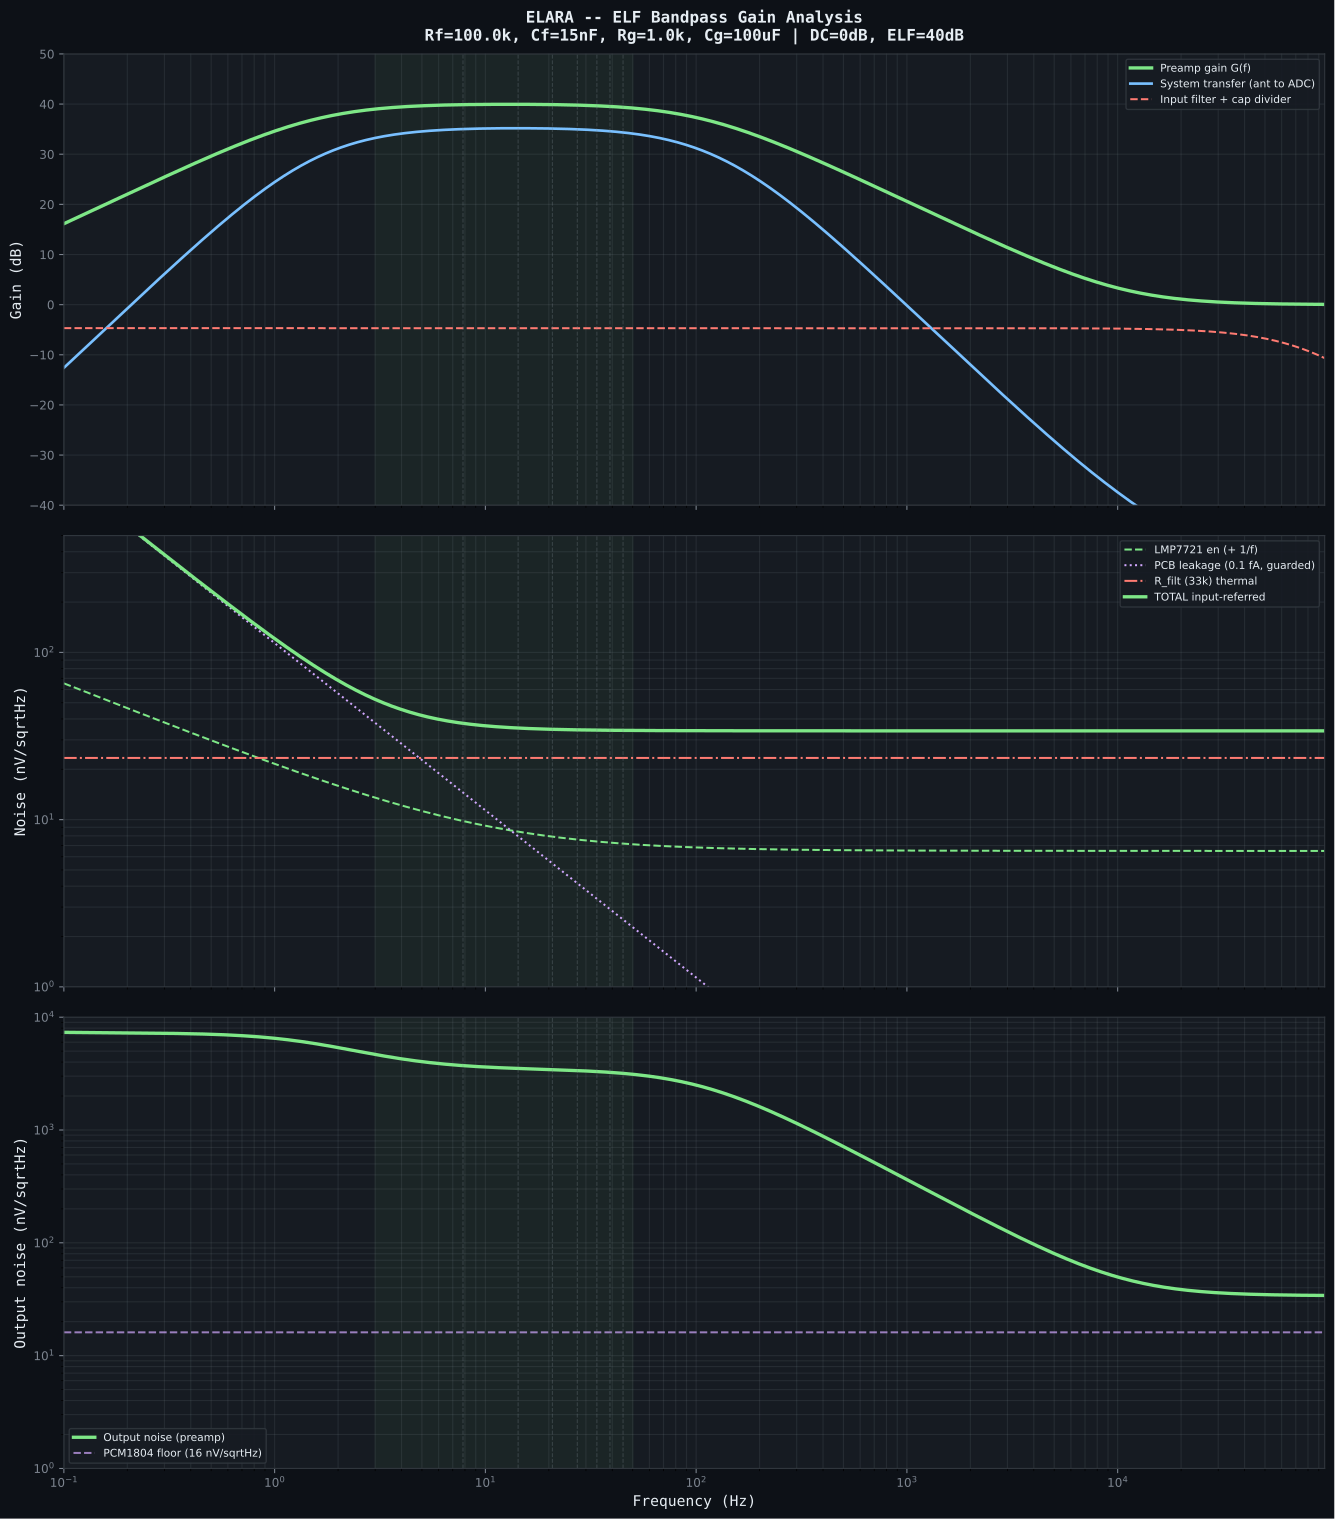

Reproduce this figure in Python.
#!/usr/bin/env python3
"""
ELARA -- LMP7721 Feedback Network Analysis (ELF-optimised)

Models the bandpass gain topology:
    Rf (100k) + Cf (15nF) in parallel: IN- to VOUT (feedback)
    Rg (1k) + Cg (100uF) in series:   IN- to GND (ground ref)

Transfer function:
    G(f) = 1 + Zf/Zg
    where Zf = Rf / (1 + jwRfCf)
          Zg = Rg + 1/(jwCg) = (1 + jwRgCg) / (jwCg)

    G(f) = 1 + jwRfCg / ((1 + jwRfCf)(1 + jwRgCg))

Gain profile:
    DC:           0 dB  (Cg blocks DC)
    ~1.6-106 Hz: 40 dB  (flat across Schumann band)
    Above 106 Hz: rolls off -20 dB/dec (Cf shorts Rf)

Also models output coupling (C_out) and AA filter (R_AA + C_AA).

Author: Matej + Claude, March 2026
"""

import numpy as np
import os

try:
    import os as _os
    _os.environ.setdefault("SOURCE_DATE_EPOCH", "0")   # fixed SVG date: no churn on re-runs
    import matplotlib
    matplotlib.use("Agg")
    # project fonts and SVG settings (repo-root matplotlibrc), not the system matplotlibrc
    matplotlib.rc_file(_os.path.join(_os.path.dirname(_os.path.abspath(__file__)), "..", "..", "matplotlibrc"))
    import matplotlib.pyplot as plt
    HAS_MATPLOTLIB = True
except ImportError:
    HAS_MATPLOTLIB = False

k_B = 1.380649e-23
T = 300.0

# ===========================================================================
# New ELF-optimised design
# ===========================================================================
RF = 100e3        # Feedback resistor (IN- to VOUT)
CF = 15e-9        # Feedback cap (across Rf) — C0G/NP0
RG = 1.0e3        # Ground-reference resistor (IN- to Cg, returned to GND)
CG = 100e-6       # DC blocking cap (in series with Rg) — polypropylene film
C_OUT = 10e-6     # Output coupling cap — film
R_AA = 10e3       # Anti-aliasing filter resistor
C_AA = 100e-9     # Anti-aliasing filter cap — C0G/NP0

# Input filter
R_FILT = 33e3     # Two 33k filter resistors (optimised for noise vs AM rejection)
C_FILT = 50e-12   # Two 50 pF air-gap caps (100 pF total)

# Antenna
C_ANT = 140e-12   # Antenna capacitance

# LMP7721 specs
EN_LMP7721 = 6.5e-9
EN_1F_CORNER = 10.0
IN_LMP7721 = 0.01e-15
I_PCB = 0.1e-15

# PCM1804 specs
ADC_FS_VPP = 5.0       # ±2.5V differential input
ADC_SNR_DB = 111.0     # 111 dB SNR (A-weighted)
ADC_SAMPLE_RATE = 192000  # 192 kHz quad-rate

# Schumann resonances
SCHUMANN = {"SR1": 7.83, "SR2": 14.3, "SR3": 20.8, "SR4": 27.3,
            "SR5": 33.8, "SR6": 39.0, "SR7": 45.0}

f = np.logspace(-1, np.log10(ADC_SAMPLE_RATE / 2), 4000)  # 0.1 Hz to Nyquist


def thermal_noise(R):
    return np.sqrt(4.0 * k_B * T * R)


def en_1f(freq):
    return EN_LMP7721 * np.sqrt(1.0 + EN_1F_CORNER / freq)


def source_impedance(freq):
    return 1.0 / (2.0 * np.pi * freq * C_ANT)


def preamp_gain(freq):
    """Preamp voltage gain G(f) with bandpass topology."""
    w = 2.0 * np.pi * freq
    # Zf = Rf / (1 + jwRfCf)
    # Zg = (1 + jwRgCg) / (jwCg)
    # G = 1 + Zf/Zg = 1 + jwRfCg / ((1+jwRfCf)(1+jwRgCg))
    a = 1j * w * RF * CF  # high-freq parameter
    b = 1j * w * RG * CG  # low-freq parameter
    G = 1.0 + 1j * w * RF * CG / ((1.0 + a) * (1.0 + b))
    return G


def output_coupling(freq):
    """High-pass from C_out + R_AA."""
    w = 2.0 * np.pi * freq
    # C_out in series with R_AA forms HP: H = jwC_out*R_AA / (1 + jwC_out*R_AA)
    s = 1j * w * C_OUT * R_AA
    return s / (1.0 + s)


def aa_filter(freq):
    """Low-pass from R_AA + C_AA."""
    w = 2.0 * np.pi * freq
    return 1.0 / (1.0 + 1j * w * R_AA * C_AA)


def input_filter(freq):
    """2-stage RC low-pass input filter."""
    w = 2.0 * np.pi * freq
    fc = 1.0 / (2.0 * np.pi * R_FILT * C_FILT)
    H_one = 1.0 / (1.0 + 1j * w * R_FILT * C_FILT)
    return H_one ** 2  # 2 stages


def cap_divider_loss():
    """Signal loss from capacitive voltage divider (frequency-independent at ELF)."""
    return C_ANT / (C_ANT + 2 * C_FILT)


def system_transfer(freq):
    """Complete system transfer function: antenna to ADC input."""
    H_div = cap_divider_loss()
    H_filt = input_filter(freq)
    G_preamp = preamp_gain(freq)
    H_cout = output_coupling(freq)
    H_aa = aa_filter(freq)
    return H_div * H_filt * G_preamp * H_cout * H_aa


def print_analysis():
    print("=" * 100)
    print("ELARA -- ELF Preamp Gain & Noise Analysis (Bandpass Topology)")
    print("=" * 100)

    # Component values
    f_low = 1.0 / (2.0 * np.pi * RG * CG)
    f_high = 1.0 / (2.0 * np.pi * RF * CF)
    G_mid = 1.0 + RF / RG
    f_hp_out = 1.0 / (2.0 * np.pi * C_OUT * R_AA)
    f_lp_aa = 1.0 / (2.0 * np.pi * R_AA * C_AA)

    print(f"\n  Feedback: Rf={RF/1e3:.1f}k, Cf={CF*1e9:.0f}nF, Rg={RG/1e3:.1f}k, Cg={CG*1e6:.0f}uF")
    print(f"  Midband gain: {G_mid:.1f} ({20*np.log10(G_mid):.1f} dB)")
    print(f"  Low corner (Cg): f_low = {f_low:.2f} Hz")
    print(f"  High corner (Cf): f_high = {f_high:.1f} Hz")
    print(f"  Output HP (C_out+R_AA): f_hp = {f_hp_out:.2f} Hz")
    print(f"  AA LP (R_AA+C_AA): f_lp = {f_lp_aa:.1f} Hz")

    # Gain at Schumann frequencies
    print(f"\n{'PREAMP GAIN at Schumann resonances':}")
    print(f"  {'Freq':>8}  {'|G| (dB)':>10}  {'|G| (lin)':>10}")
    print(f"  {'-'*35}")
    for name, freq in SCHUMANN.items():
        G = preamp_gain(np.array([freq]))
        G_mag = np.abs(G[0])
        G_db = 20.0 * np.log10(G_mag)
        print(f"  {freq:>6.2f} Hz  {G_db:>8.2f} dB  {G_mag:>8.2f}x   {name}")

    # System transfer at key frequencies
    print(f"\n{'SYSTEM TRANSFER (antenna to ADC) at key frequencies':}")
    print(f"  {'Freq':>8}  {'Preamp':>10}  {'Input filt':>10}  {'Cap div':>10}  "
          f"{'Out+AA':>10}  {'TOTAL':>10}")
    print(f"  {'-'*65}")
    for freq_val in [1.0, 7.83, 14.3, 45.0, 100.0, 1000.0, 10000.0]:
        fv = np.array([freq_val])
        g_pre = np.abs(preamp_gain(fv)[0])
        h_filt = np.abs(input_filter(fv)[0])
        h_div = cap_divider_loss()
        h_out = np.abs(output_coupling(fv)[0]) * np.abs(aa_filter(fv)[0])
        h_total = np.abs(system_transfer(fv)[0])
        print(f"  {freq_val:>7.1f}Hz  {20*np.log10(g_pre):>8.1f}dB  "
              f"{20*np.log10(h_filt):>8.1f}dB  {20*np.log10(h_div):>8.1f}dB  "
              f"{20*np.log10(h_out):>8.1f}dB  {20*np.log10(h_total):>8.1f}dB")

    # Noise analysis
    print(f"\n{'NOISE BUDGET (input-referred, nV/sqrtHz)':}")
    print(f"  {'Freq':>8}  {'en(1/f)':>8}  {'in*Z':>8}  {'PCB':>8}  "
          f"{'Rf':>8}  {'Rg':>8}  {'R_filt':>8}  {'TOTAL':>8}")
    print(f"  {'-'*70}")

    for freq_val in [7.83, 14.3, 45.0, 100.0]:
        fv = np.array([freq_val])
        Z = source_impedance(fv)[0]
        e_v = en_1f(fv)[0]
        e_i = IN_LMP7721 * Z
        e_pcb = I_PCB * Z
        e_rf = thermal_noise(RF)
        e_rg = thermal_noise(RG)
        e_rfilt = thermal_noise(R_FILT)
        # Rf and Rg noise referred to input: divide by gain
        G_mag = np.abs(preamp_gain(fv)[0])
        e_rf_inp = e_rf / G_mag  # Rf noise at output, referred back to input
        e_rg_inp = e_rg  # Rg noise appears at IN-, same as input
        e_total = np.sqrt(e_v**2 + e_i**2 + e_pcb**2 + e_rf_inp**2
                          + e_rg_inp**2 + 2 * e_rfilt**2)
        print(f"  {freq_val:>6.1f}Hz  {e_v*1e9:>7.2f}  {e_i*1e9:>7.2f}  {e_pcb*1e9:>7.2f}  "
              f"{e_rf_inp*1e9:>7.2f}  {e_rg_inp*1e9:>7.2f}  {e_rfilt*1e9:>7.2f}  {e_total*1e9:>7.2f}")

    # Output noise and ADC comparison
    v_fs_rms = ADC_FS_VPP / (2 * np.sqrt(2))
    adc_noise_density = v_fs_rms / 10**(ADC_SNR_DB / 20) / np.sqrt(ADC_SAMPLE_RATE / 2)

    print(f"\n  PCM1804 noise floor: {adc_noise_density*1e9:.1f} nV/sqrtHz "
          f"(at {ADC_SAMPLE_RATE} SPS, {ADC_SNR_DB} dB SNR)")

    # Signal levels
    print(f"\n{'SIGNAL LEVELS (1 mV at antenna, typical Schumann)':}")
    for name, freq in list(SCHUMANN.items())[:3]:
        fv = np.array([freq])
        H = np.abs(system_transfer(fv)[0])
        v_out = 1e-3 * H  # 1 mV at antenna
        print(f"  {name} ({freq:.2f} Hz): V_out = {v_out*1e6:.1f} uV "
              f"(system gain = {20*np.log10(H):.1f} dB)")

    headroom = ADC_FS_VPP / 2 / (np.abs(preamp_gain(np.array([7.83]))[0]))
    print(f"\n  Max input before clipping (at SR1): {headroom*1e3:.1f} mV peak")
    print(f"  Schumann signals are ~0.1-1 mV -> plenty of headroom")


def plot_analysis():
    if not HAS_MATPLOTLIB:
        print("\nmatplotlib not available -- skipping plot")
        return

    BG = "#0d1117"
    TEXT = "#e6edf3"
    SUBTLE = "#7d8590"
    PANEL = "#161b22"
    BORDER = "#30363d"

    fig, axes = plt.subplots(3, 1, figsize=(14, 16), sharex=True)
    fig.patch.set_facecolor(BG)

    for ax in axes:
        ax.set_facecolor(PANEL)
        ax.tick_params(colors=SUBTLE, labelsize=9)
        ax.grid(True, which="both", alpha=0.15, color=SUBTLE)
        for spine in ax.spines.values():
            spine.set_color(BORDER)

    # ===== Plot 1: Gain curves =====
    ax1 = axes[0]
    G_preamp = np.abs(preamp_gain(f))
    H_system = np.abs(system_transfer(f))
    H_filt = np.abs(input_filter(f))

    ax1.semilogx(f, 20 * np.log10(G_preamp), color="#7ee787", linewidth=2.5,
                 label="Preamp gain G(f)")
    ax1.semilogx(f, 20 * np.log10(H_system), color="#79c0ff", linewidth=2,
                 label="System transfer (ant to ADC)")
    ax1.semilogx(f, 20 * np.log10(H_filt * cap_divider_loss()),
                 color="#ff7b72", linewidth=1.5, linestyle="--",
                 label="Input filter + cap divider")

    ax1.set_ylabel("Gain (dB)", fontsize=11, color=TEXT, fontfamily="monospace")
    ax1.set_title("ELARA -- ELF Bandpass Gain Analysis\n"
                  f"Rf={RF/1e3:.1f}k, Cf={CF*1e9:.0f}nF, Rg={RG/1e3:.1f}k, "
                  f"Cg={CG*1e6:.0f}uF | DC=0dB, ELF=40dB",
                  fontsize=12, fontweight="bold", color=TEXT,
                  fontfamily="monospace", pad=10)
    ax1.set_ylim(-40, 50)
    legend1 = ax1.legend(loc="upper right", fontsize=8, facecolor=PANEL,
                         edgecolor=BORDER, labelcolor=TEXT)
    legend1.get_frame().set_alpha(0.9)

    # ===== Plot 2: Noise =====
    ax2 = axes[1]
    Z_src = source_impedance(f)
    e_amp = en_1f(f)
    e_current = IN_LMP7721 * Z_src
    e_pcb = I_PCB * Z_src
    e_rfilt = thermal_noise(R_FILT) * np.ones_like(f)
    e_rg = thermal_noise(RG) * np.ones_like(f)
    e_total_input = np.sqrt(e_amp**2 + e_current**2 + e_pcb**2
                            + 2 * e_rfilt**2 + e_rg**2)

    ax2.loglog(f, e_amp * 1e9, color="#7ee787", linewidth=1.5, linestyle="--",
               label="LMP7721 en (+ 1/f)")
    ax2.loglog(f, e_pcb * 1e9, color="#d2a8ff", linewidth=1.5, linestyle=":",
               label="PCB leakage (0.1 fA, guarded)")
    ax2.loglog(f, e_rfilt * 1e9, color="#ff7b72", linewidth=1.5, linestyle="-.",
               label="R_filt (33k) thermal")
    ax2.loglog(f, e_total_input * 1e9, color="#7ee787", linewidth=2.5,
               label="TOTAL input-referred")

    ax2.set_ylabel("Noise (nV/sqrtHz)", fontsize=11, color=TEXT, fontfamily="monospace")
    ax2.set_ylim(1, 500)
    legend2 = ax2.legend(loc="upper right", fontsize=8, facecolor=PANEL,
                         edgecolor=BORDER, labelcolor=TEXT)
    legend2.get_frame().set_alpha(0.9)

    # ===== Plot 3: Output noise vs ADC floor =====
    ax3 = axes[2]
    e_output = e_total_input * G_preamp
    v_fs_rms = ADC_FS_VPP / (2 * np.sqrt(2))
    adc_nf = v_fs_rms / 10**(ADC_SNR_DB / 20) / np.sqrt(ADC_SAMPLE_RATE / 2)

    ax3.loglog(f, e_output * 1e9, color="#7ee787", linewidth=2.5,
               label="Output noise (preamp)")
    ax3.axhline(adc_nf * 1e9, color="#d2a8ff", linewidth=1.5, linestyle="--",
                alpha=0.7, label=f"PCM1804 floor ({adc_nf*1e9:.0f} nV/sqrtHz)")

    ax3.set_xlabel("Frequency (Hz)", fontsize=11, color=TEXT, fontfamily="monospace")
    ax3.set_ylabel("Output noise (nV/sqrtHz)", fontsize=11, color=TEXT,
                   fontfamily="monospace")
    ax3.set_ylim(1, 10000)
    ax3.set_xlim(0.1, ADC_SAMPLE_RATE / 2)
    legend3 = ax3.legend(loc="lower left", fontsize=8, facecolor=PANEL,
                         edgecolor=BORDER, labelcolor=TEXT)
    legend3.get_frame().set_alpha(0.9)

    # Schumann markers on all axes
    for ax in axes:
        for sr, freq in SCHUMANN.items():
            ax.axvline(freq, color=SUBTLE, alpha=0.3, linestyle="--", linewidth=0.8)
        # ELF band shading
        ax.axvspan(3, 50, alpha=0.05, color="#7ee787")

    plt.tight_layout()
    out_path = os.path.join(os.path.dirname(os.path.abspath(__file__)),
                            "feedback_tradeoff.svg")
    fig.savefig(out_path, facecolor=fig.get_facecolor(), bbox_inches="tight")
    plt.close(fig)
    print(f"\nPlot saved: {out_path}")


if __name__ == "__main__":
    print_analysis()
    plot_analysis()
